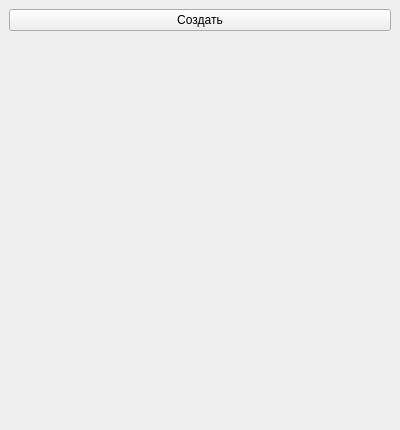
<?xml version="1.0" encoding="UTF-8"?>
<ui version="4.0">
 <class>MainWindow</class>
 <widget class="QMainWindow" name="MainWindow">
  <property name="geometry">
   <rect>
    <x>0</x>
    <y>0</y>
    <width>400</width>
    <height>430</height>
   </rect>
  </property>
  <property name="windowTitle">
   <string>MainWindow</string>
  </property>
  <widget class="QWidget" name="centralwidget">
   <layout class="QGridLayout" name="gridLayout">
    <item row="0" column="0">
     <widget class="QPushButton" name="pushButton">
      <property name="text">
       <string>Создать</string>
      </property>
     </widget>
    </item>
    <item row="1" column="0">
     <spacer name="verticalSpacer">
      <property name="orientation">
       <enum>Qt::Vertical</enum>
      </property>
      <property name="sizeHint" stdset="0">
       <size>
        <width>20</width>
        <height>380</height>
       </size>
      </property>
     </spacer>
    </item>
   </layout>
  </widget>
 </widget>
 <resources/>
 <connections/>
</ui>
